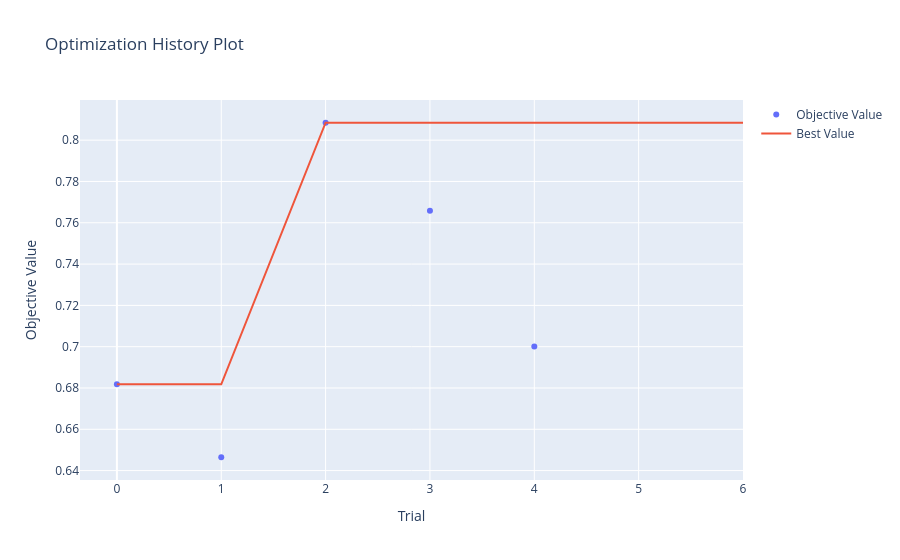

This figure's notebook cell:
### Code cell
# 1. Plot optimization history
fig_hist = plot_optimization_history(study)
fig_hist.show()

### Figure 1 — Plotly figure (JSON) as saved in the notebook; plotly's stock layout.template omitted (floating-point values rounded to 4 significant figures)
{"data": [{"mode": "markers", "name": "Objective Value", "type": "scatter", "x": [0, 1, 2, 3, 4], "y": [0.6818, 0.6465, 0.8084, 0.7658, 0.7001]}, {"mode": "lines", "name": "Best Value", "type": "scatter", "x": [0, 1, 2, 3, 4, 5, 6], "y": [0.6818, 0.6818, 0.8084, 0.8084, 0.8084, 0.8084, 0.8084]}, {"marker": {"color": "#cccccc"}, "mode": "markers", "name": "Infeasible Trial", "showlegend": false, "type": "scatter", "x": [], "y": []}], "layout": {"title": {"text": "Optimization History Plot"}, "xaxis": {"title": {"text": "Trial"}}, "yaxis": {"title": {"text": "Objective Value"}}}}
